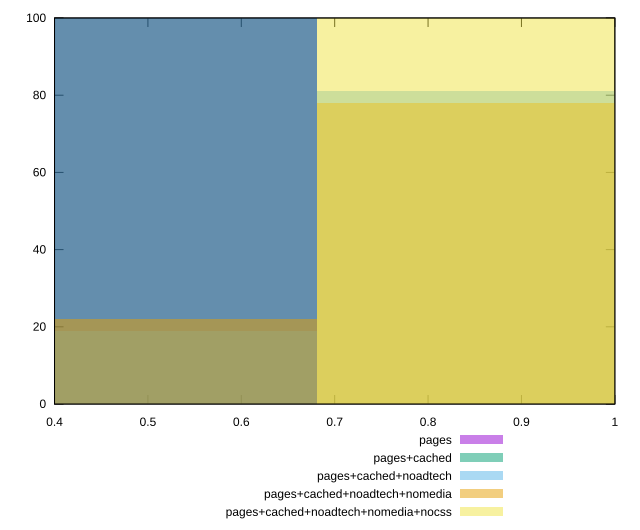

The gnuplot source for this figure:
reset

$pages <<EOF
0.45401910999049294 100
EOF

$pagesCached <<EOF
0.45401910999049294 100
EOF

$pagesCachedNoadtech <<EOF
0.45401910999049294 19
0.9080382199809859 81
EOF

$pagesCachedNoadtechNomedia <<EOF
0.45401910999049294 22
0.9080382199809859 78
EOF

$pagesCachedNoadtechNomediaNocss <<EOF
0.9080382199809859 100
EOF

set key outside below
set boxwidth 0.45401910999049294
set xrange [0.4:1]
set yrange [0:100]
set trange [0:100]
set style fill transparent solid 0.5 noborder
set terminal svg size 640, 530 enhanced background rgb 'white'
set output "report_00018_2021-02-10T15-25-16.877Z/render-blocking-resources/comparison/histogram/all_score.svg"

plot $pages title "pages" with boxes, \
     $pagesCached title "pages+cached" with boxes, \
     $pagesCachedNoadtech title "pages+cached+noadtech" with boxes, \
     $pagesCachedNoadtechNomedia title "pages+cached+noadtech+nomedia" with boxes, \
     $pagesCachedNoadtechNomediaNocss title "pages+cached+noadtech+nomedia+nocss" with boxes

reset
